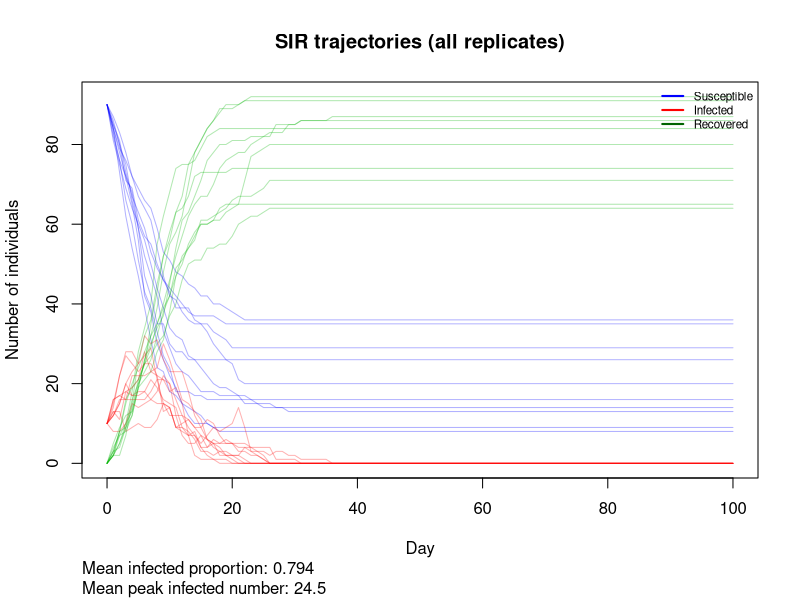

R code for this plot:
# N
# days 
# y = recovery rate
# c = potentially infectious contacts picked randomly
# a = transmission probability
rm(list=ls())
set.seed(565)

sir_model <- function(N, days, gam, c, alph, I0){
  
  # (1) Initialize population matrix
  # 1 = susceptible | 2 = infected | 3 = recovered
  
  # Starting off, everyone is susceptible
  population_matrix <- matrix(1L, ncol = 1, nrow = N)
  colnames(population_matrix) <- "state"
  
  # Infected individuals are sampled
  infected_idx <- sample.int(N, I0)
  population_matrix[infected_idx, "state"] <- 2L
  
  # Store Day 0
  sumStats <- NULL
  sumStats <- rbind(sumStats, c(day=0, 
                                S = sum(population_matrix[ , "state"] == 1L), 
                                I = sum(population_matrix[ , "state"] == 2L), 
                                R = sum(population_matrix[ , "state"] == 3L)))
  
  colnames(sumStats) <- c("Day", "S", "I", "R")
  
  # Daily Events
  
  for(t in 1:days){
    
  
  #----------------------------------------------
  
  # (2) Recovery Phase
    infected_idx <- which(population_matrix[, "state"] == 2L)
    
    if(length(infected_idx) > 0){
      recovery_events <- rbinom(n = length(infected_idx), size = 1, prob = gam)
      
      recovered_positions <- which(recovery_events == 1)
      
      recovered_idx <- infected_idx[recovered_positions]
      
      population_matrix[recovered_idx, "state"] <- 3L
    }
  
  
  #----------------------------------------------
  
  # (3) Infection Phase
    infected_idx <- which(population_matrix[, "state"] == 2L)
    
    if(length(infected_idx) > 0){
      number_of_contacts <- length(infected_idx)*c
      
      sampled_contacts <- sample.int(N, number_of_contacts, TRUE)
      
      sampled_contacts_states <- population_matrix[sampled_contacts, "state"]
      
      susceptible_contacts_idx <- sampled_contacts[sampled_contacts_states == 1L]
      
      
      if(length(susceptible_contacts_idx) > 0){
        infection_events <- rbinom(length(susceptible_contacts_idx), 1, alph)
        
        infected_positions <- which(infection_events == 1)
        
        newly_infected_idx <- susceptible_contacts_idx[infected_positions]
        
        population_matrix[newly_infected_idx, "state"] <- 2L
      }
      
    }
  
  #----------------------------------------------
    
  # (4) Store Summary Data
    sumStats <- rbind(sumStats,
                      c(day = t,
                        S = sum(population_matrix[, "state"] == 1L),
                        I = sum(population_matrix[, "state"] == 2L),
                        R = sum(population_matrix[, "state"] == 3L)))
  }

  return(as.data.frame(sumStats))
  
}


summary <- sir_model(100, 100, 0.3, 4, 0.2, 10)


#c) Time until Peak

#d) Duration of pandemic

# Run x replicates, store results in DF, compute diagnostics (a-d), plot mean trajectory
explore_sir_model <- function(N, days, gam, c, alph, I0, repl){
  susceptible_summary <- matrix(NA, nrow=days+1, ncol=repl)
  infected_summary <- matrix(NA, nrow=days+1, ncol=repl)
  recovered_summary <- matrix(NA, nrow=days+1, ncol=repl)
  
  day_vec <- 0:days
  rownames(susceptible_summary) <- day_vec
  rownames(infected_summary) <- day_vec
  rownames(recovered_summary) <- day_vec
  
  colnames(susceptible_summary) <- paste0("rep_", 1:repl)
  colnames(infected_summary) <- paste0("rep_", 1:repl)
  colnames(recovered_summary) <- paste0("rep_", 1:repl)
  
  for(r in 1:repl){
    summary <- sir_model(N = N, day = days, gam = gam, c = c, alph = alph, I0 = I0)
    #store summary data in 
    susceptible_summary[, r] <- summary$S
    infected_summary[, r] <- summary$I
    recovered_summary[, r] <- summary$R
  }
  # mean infected proportion across replicates
  mean_final_susceptible <- mean(susceptible_summary[nrow(susceptible_summary), ])
  mean_infected_proportion <- (N - mean_final_susceptible) / N
  
  # mean peak infected across replicates
  peak_infected_per_rep <- apply(infected_summary, 2, max)
  mean_infected_peak <- mean(peak_infected_per_rep)

  old_par <- par(mar = c(6, 4, 4, 2) + 0.1)
  
  plot(day_vec, infected_summary[, 1],
       type = "n",
       xlab = "Day",
       ylab = "Number of individuals",
       main = "SIR trajectories (all replicates)",
       ylim = range(c(susceptible_summary,
                      infected_summary,
                      recovered_summary),
                    na.rm = TRUE)
  )
  
  col_S <- rgb(0,   0,   1,   0.3)  
  col_I <- rgb(1,   0,   0,   0.3)  
  col_R <- rgb(0, 0.7,   0,   0.3)  
  
  for (r in 1:repl) {
    lines(day_vec, susceptible_summary[, r], col = col_S)
    lines(day_vec, infected_summary[, r],    col = col_I)
    lines(day_vec, recovered_summary[, r],   col = col_R)
  }
  
  legend("topright",
         legend = c("Susceptible", "Infected", "Recovered"),
         col    = c("blue", "red", "darkgreen"),
         lwd    = 2,
         cex    = 0.7,
         bty    = "n")
  
  txt1 <- sprintf("Mean infected proportion: %.3f", mean_infected_proportion)
  txt2 <- sprintf("Mean peak infected number: %.1f", mean_infected_peak)
  mtext(txt1, side = 1, line = 4, adj = 0)
  mtext(txt2, side = 1, line = 5, adj = 0)
  
  par(old_par) 
  
  susceptible_df <- data.frame(day = day_vec, susceptible_summary, row.names = NULL)
  infected_df    <- data.frame(day = day_vec, infected_summary, row.names = NULL)
  recovered_df   <- data.frame(day = day_vec, recovered_summary, row.names = NULL)
  
  metrics <- list(
    mean_infected_proportion = mean_infected_proportion,
    mean_infected_peak = mean_infected_peak
  )
  
  return(list(
    susceptible = susceptible_df,
    infected = infected_df,
    recovered = recovered_df,
    metrics = metrics
  ))
}

explore_sir_model(100, 100, 0.3, 4, 0.2, 10, 10)

  


